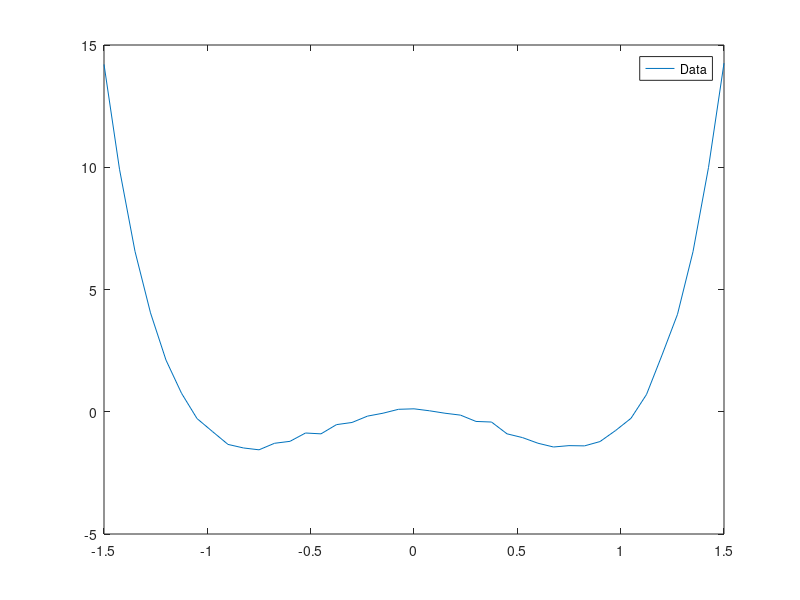

The MATLAB source for this figure: (Note: this script raises an error after producing the figure.)
clc; clear; close all

load energy_data.mat

figure()
plot(P, psi, 'DisplayName', 'Data')
legend()

%% Part 1
numVars = 4;
LB = [0 0 0 0];
UB = [10, 10, 10, 10];
costFunctionHandle = @(theta, numVars) CostFunction(theta, P, psi);

optimalTheta = particleswarm(costFunctionHandle, numVars, LB, UB);

numParams = numel(optimalTheta);

for i = 1:numParams
    xVals(:, i) = P.^i;
end

simulatedY = xVals * optimalTheta';

plot(P, simulatedY);

function cost = CostFunction(theta, xData, yData)

    xData = xData(:);
    numParams = numel(theta);

    for i = 1:numParams
        xVals(:, i) = xData.^i;
    end

    simulatedY = xVals * theta';

    cost = sum(abs(yData' - simulatedY));
end
